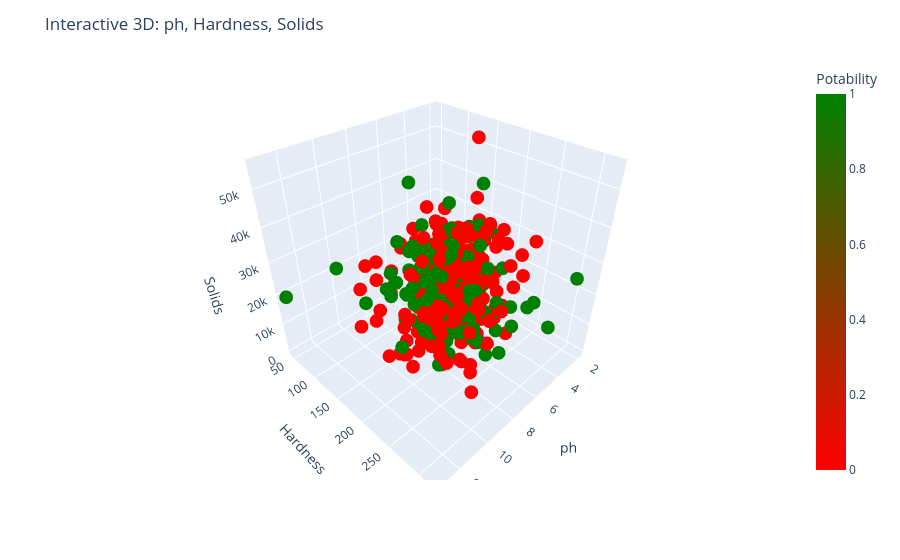

The cell this chart's notebook holds for it:
### Markdown cell above
## Plotly 3D interactive

### Code cell
import plotly.express as px
s = df.sample(min(600, len(df)), random_state=42)
fig = px.scatter_3d(s, x="ph", y="Hardness", z="Solids", color="Potability", color_continuous_scale=["red", "green"])
fig.update_layout(title="Interactive 3D: ph, Hardness, Solids")
fig.show()

### Figure 1 — Plotly figure (JSON) as saved in the notebook; plotly's stock layout.template omitted (floating-point values rounded to 4 significant figures; data arrays with more than 128 entries replaced by an {"elided": "..."} marker saying what was removed)
{"data": [{"hovertemplate": "ph=%{x}<br>Hardness=%{y}<br>Solids=%{z}<br>Potability=%{marker.color}<extra></extra>", "legendgroup": "", "marker": {"color": {"elided": "600 int values"}, "coloraxis": "coloraxis", "symbol": "circle"}, "mode": "markers", "name": "", "scene": "scene", "showlegend": false, "type": "scatter3d", "x": {"elided": "600 float values"}, "y": {"elided": "600 float values"}, "z": {"elided": "600 float values"}}], "layout": {"coloraxis": {"colorbar": {"title": {"text": "Potability"}}, "colorscale": [[0, "red"], [1, "green"]]}, "legend": {"tracegroupgap": 0}, "margin": {"t": 60}, "scene": {"domain": {"x": [0, 1], "y": [0, 1]}, "xaxis": {"title": {"text": "ph"}}, "yaxis": {"title": {"text": "Hardness"}}, "zaxis": {"title": {"text": "Solids"}}}, "title": {"text": "Interactive 3D: ph, Hardness, Solids"}}}
